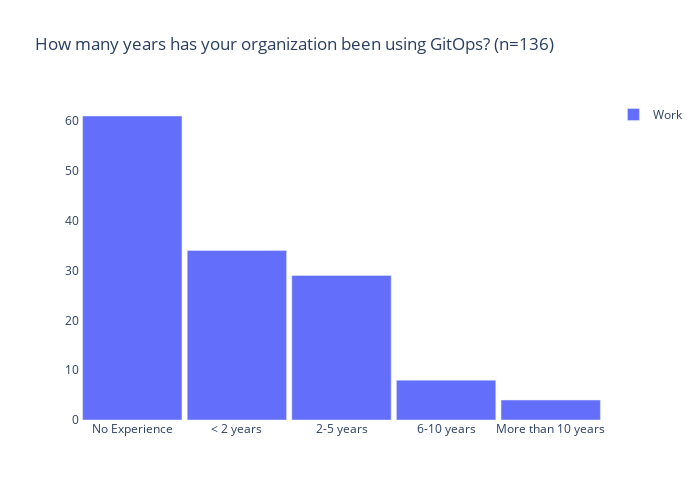

Source (notebook cell):
### Code cell
#
# Question 7 - How many years has your organization been using GitOps?
#
double_bar_chart("How many years has your organization been using GitOps?", 
                 "Work", work_df['Q7'].value_counts()[lambda x: x > 0], 
                 "Home", home_df['Q7'].value_counts()[lambda x: x > 0])

### Figure 1 — Plotly figure (JSON) as saved in the notebook; plotly's stock layout.template omitted (floating-point values rounded to 4 significant figures)
{"data": [{"name": "Work", "type": "bar", "x": ["No Experience", "&lt; 2 years", "2-5 years", "6-10 years", "More than 10 years"], "y": [61, 34, 29, 8, 4]}, {"name": "Home", "type": "bar", "x": [], "y": []}], "layout": {"bargap": 0.05, "barmode": "stack", "height": 500, "plot_bgcolor": "#FFFFFF", "showlegend": true, "title": {"text": "How many years has your organization been using GitOps? (n=136)"}, "width": 700, "xaxis": {"autorange": true, "categoryorder": "total descending", "range": [-0.5, 4.5], "type": "category"}, "yaxis": {"autorange": true, "range": [0, 64.21], "type": "linear"}}}
